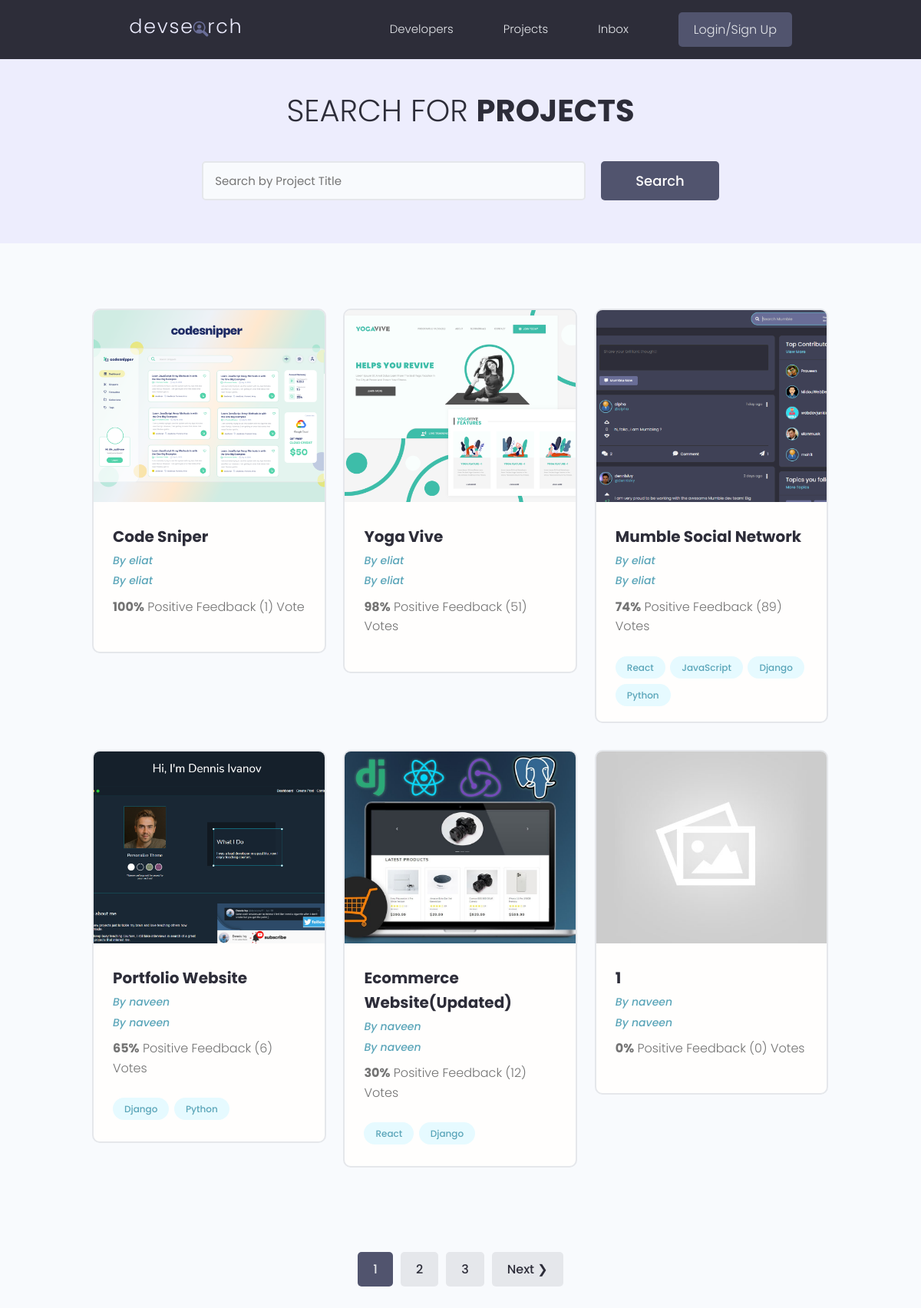
The page /projects/ on the database as committed earlier.
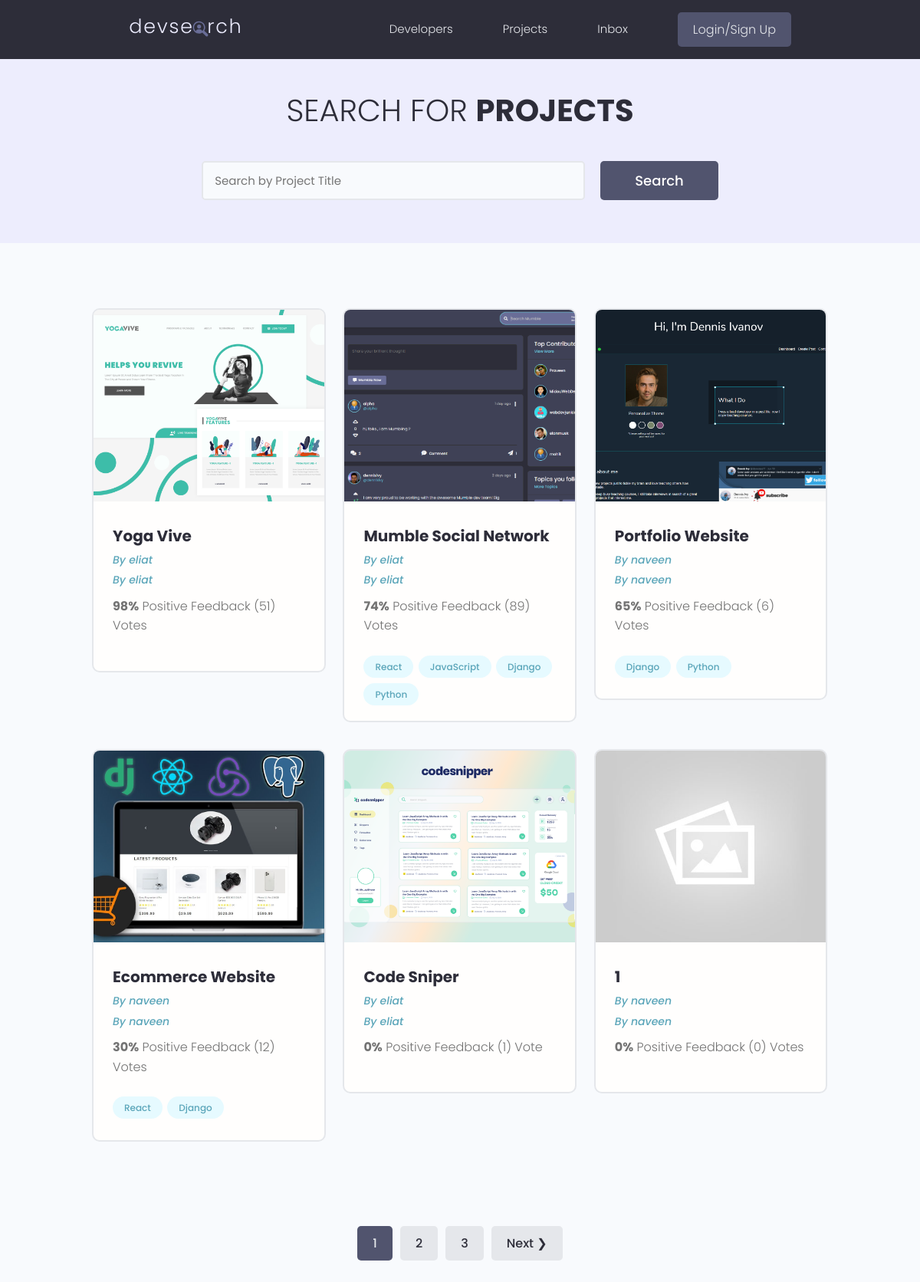
The same page on the database as committed later.
### projects/models.py (models this page shows, shortened)
class Project(models.Model):
    owner = models.ForeignKey(
        Profile, null=True, blank=True, on_delete=models.SET_NULL)
    title = models.CharField(max_length=200)
    description = models.TextField(null=True, blank=True)
    featured_image = models.ImageField(
        null=True, blank=True, default="default.jpg")
    demo_link = models.CharField(max_length=2000, null=True, blank=True)
    source_link = models.CharField(max_length=2000, null=True, blank=True)
    tags = models.ManyToManyField('Tag', blank=True)
    vote_total = models.IntegerField(default=0, null=True, blank=True)
    vote_ratio = models.IntegerField(default=0, null=True, blank=True)
    created = models.DateTimeField(auto_now_add=True)
    id = models.UUIDField(default=uuid.uuid4, unique=True,
                          primary_key=True, editable=False)
    class Meta:
        ordering = ['-vote_ratio', '-vote_total', 'title']

class Tag(models.Model):
    name = models.CharField(max_length=200)
    created = models.DateTimeField(auto_now_add=True)
    id = models.UUIDField(default=uuid.uuid4, unique=True,
                          primary_key=True, editable=False)
    def __str__(self):
        return self.name

### users/models.py (models this page shows, shortened)
class Profile(models.Model):
    user = models.OneToOneField(User, on_delete=models.CASCADE, null=True, blank=True)
    name = models.CharField(max_length=200, blank=True, null=True)
    email = models.EmailField(max_length=500, blank=True, null=True)
    username = models.CharField(max_length=200, blank=True, null=True)
    location = models.CharField(max_length=200, blank=True, null=True)
    short_intro = models.CharField(max_length=200, blank=True, null=True)
    bio = models.TextField(blank=True, null=True)
    profile_image = models.ImageField(blank=True, null=True, upload_to='profiles/', default='profiles/user-default.png')
    social_github = models.CharField(max_length=200, blank=True, null=True)
    social_twitter = models.CharField(max_length=200, blank=True, null=True)
    social_linkedin = models.CharField(max_length=200, blank=True, null=True)
    social_youtube = models.CharField(max_length=200, blank=True, null=True)
    social_website = models.CharField(max_length=200, blank=True, null=True)
    created = models.DateTimeField(auto_now_add=True)
    id = models.UUIDField(default=uuid.uuid4, unique=True, primary_key=True, editable=False)

### projects/views.py (the view)
# urls.py: path('projects/', include('projects.urls')),
def projects(request):
    projects, search_query = searchProjects(request)
    custom_range, projects = paginationProjects(request, projects, 6)
    context = {'projects': projects,
               'search_query': search_query, 'custom_range': custom_range}
    return render(request, 'projects/projects.html', context)

### projects/utils.py (called while the page is built)
def paginationProjects(request, projects, results):
    page = request.GET.get('page')
    paginator = Paginator(projects, results)
    try:
        projects = paginator.page(page)
    except PageNotAnInteger:
        page = 1
        projects = paginator.page(page)
    except EmptyPage:
        page = paginator.num_pages
        projects = paginator.page(page)
    leftIndex = (int(page) - 4)
    if leftIndex < 1:
        leftIndex = 1
    rightIndex = (int(page) + 5)
    if rightIndex > paginator.num_pages:
        rightIndex = paginator.num_pages + 1
    custom_range = range(leftIndex, rightIndex)
    return custom_range, projects

def searchProjects(request):
    search_query = ''
    if request.GET.get('search_query'):
        search_query = request.GET.get('search_query')
    tags = Tag.objects.filter(name__icontains=search_query)
    projects = Project.objects.distinct().filter(
        Q(title__icontains=search_query) |
        Q(description__icontains=search_query) |
        Q(owner__name__icontains=search_query) |
        Q(tags__in=tags)
    )
    return projects, search_query

### projects/templates/projects/projects.html (shortened to what this page needs)
{% extends 'main.html' %} {% block content %}
<main class="projects">
  <section class="hero-section text-center">
    <div class="container container--narrow">
      <div class="hero-section__box">
        <h2>Search for <span>Projects</span></h2>
      </div>
      <div class="hero-section__search">
        <form id="searchForm" class="form" action="{% url 'projects' %}" method="get">
          <div class="form__field">
            <input
              class="input input--text"
              id="formInput#search"
              type="text"
              name="search_query"
              placeholder="Search by Project Title"
              value="{{search_query}}"
            />
          </div>
          <input class="btn btn--sub btn--lg" type="submit" value="Search" />
        </form>
      </div>
    </div>
  </section>
  <section class="projectsList">
    <div class="container">
      <div class="grid grid--three">
        {% for project in projects %}
        <div class="column">
          <div class="card project">
            <a href="{% url 'project' project.id %}" class="project">
              <img
                class="project__thumbnail"
                src="{{project.featured_image.url}}"
                alt="project thumbnail"
              />
              <div class="card__body">
                <h3 class="project__title">{{project.title}}</h3>
                <p>
                  <a
                    class="project__author"
                    href="{% url 'user-profile' project.owner.id %}"
                    >By {{project.owner.name}}</a
                  >
                </p>
                <p>
                  <a
                    class="project__author"
                    href="{% url 'user-profile' project.owner.id %}"
                    >By {{project.owner.name}}</a
                  >
                </p>
                <p class="project--rating">
                  <span style="font-weight: bold">{{project.vote_ratio}}%</span>
                  Positive Feedback ({{project.vote_total}})
                  Vote{{project.vote_total|pluralize:"s"}}
                </p>
                <div class="project__tags">
                  {% for tag in project.tags.all %}
                  <span class="tag tag--pill tag--main">
                    <small>{{tag}}</small>
                  </span>
                  {% endfor %}
                </div>
              </div>
            </a>
          </div>
        </div>
        {% endfor %}
      </div>
    </div>
  </section>
  {% include 'pagination.html' with queryset=projects custom_range=custom_range %}
</main>
{% endblock content %}

### templates/main.html (shortened to what this page needs)
<!DOCTYPE html>
{% load static %}
<html>
<head>
    <link rel="stylesheet" href="https://cdn.iconmonstr.com/1.3.0/css/iconmonstr-iconic-font.min.css" />
    <link rel="stylesheet" href="{% static 'uikit/styles/uikit.css' %}" />
    <link rel="stylesheet" href="{% static 'styles/app.css' %}" />
</head>
<body>
    {% include 'navbar.html' %}
    {% block content %}
    {% endblock content %}
</body>
</html>

### templates/navbar.html (shortened to what this page needs)
{% load static %}
<header class="header">
    <div class="container container--narrow">
        <a href="{% url 'profiles' %}" class="header__logo">
            <img src="{% static 'images/logo.svg' %}" alt="DevSearch Logo" />
        </a>
        <nav class="header__nav">
            <ul class="header__menu">
                <li class="header__menuItem"><a href="{% url 'profiles' %}">Developers</a></li>
                <li class="header__menuItem"><a href="{% url 'projects' %}">Projects</a></li>
                <li class="header__menuItem"><a href="">Inbox</a></li>
                {% if request.user.is_authenticated %}
                <li class="header__menuItem"><a href="{% url 'account' %}">Account</a></li>
                <li class="header__menuItem"><a href="{% url 'logout' %}" class="btn btn--sub">Logout</a></li>
                {% else %}
                <li class="header__menuItem"><a href="{% url 'login' %}" class="btn btn--sub">Login/Sign Up</a></li>
                {% endif %}
            </ul>
        </nav>
    </div>
</header>

### templates/pagination.html (shortened to what this page needs)
{% if queryset.has_other_pages %}
<div class="pagination">
  <ul class="container">
     {% for page in custom_range %} {% if page == queryset.number %}
    <li>
      <a
        href="?page={{page}}"
        class="btn page-link btn--sub"
        data-page="{{page}}"
        >{{page}}</a
      >
    </li>
    {% else %}
    <li>
      <a href="?page={{page}}" class="btn page-link" data-page="{{page}}"
        >{{page}}</a
      >
    </li>
    {% endif %} {% endfor %} {% if queryset.has_next %}
    <li>
      <a
        href="?page={{queryset.next_page_number}}"
        class="btn page-link"
        data-page="{{queryset.next_page_number}}"
        >Next &#10095;</a
      >
    </li>
    {% endif %}
  </ul>
</div>
{% endif %}

### static/styles/app.css (style rules this page uses)
:root { --color-sub: #2d2d39; }
.btn--sub { background-color: var(--color-sub-light); }
.card { border: 2px solid var(--color-light); }
img { width: 100%; }
.header { position: sticky; z-index: 111; background-color: var(--color-sub); padding: 1.5rem 0; }
.header > .container { display: flex; justify-content: space-between; align-items: center; }
.header__logo > img { height: 3.8rem; }
.header__nav > ul { display: inline-flex; align-items: center; list-style: none; gap: 6.5rem; }
.header__menuItem > a { color: var(--color-light); font-weight: 300; }
.hero-section { height: 40vh; display: flex; align-items: center; background-color: var(--color-sub); }
.hero-section__box { margin-bottom: 4rem; }
.hero-section__box > h2, .hero-section__box > h2 > span { font-size: 4rem; color: var(--color-light); line-height: 1.3; text-transform: uppercase; }
.hero-section__box > h2 { font-weight: 300; }
.hero-section__box > h2 > span { font-weight: 700; }
.hero-section__search > .form { display: flex; align-items: center; justify-content: center; gap: 2rem; }
.hero-section__search > .form input.input--text { width: 50rem; }
.pagination { margin-top: 8rem; margin-bottom: 10rem; }
.pagination > ul { flex-wrap: wrap; list-style: none; display: flex; align-items: center; justify-content: center; gap: 1rem; }
.pagination .btn { color: var(--color-sub); }
.pagination .btn.btn--sub { color: var(--color-light); }
.project__author { font-size: 1.4rem; font-style: italic; }
.project--rating { margin-bottom: 1.6em; margin-top: .5em; }
.projects > .hero-section { background: var(--color-sub-lighter); height: 30vh; }
.projects .hero-section__box { margin-bottom: 2.5rem; }
.projects .hero-section__box > h2 { color: var(--color-sub); }
.projects .hero-section__box > h2 > span { font-weight: 700; color: var(--color-sub); }
.projectsList { margin-top: 8rem; }
.project__thumbnail { height: 25rem; object-fit: cover; object-position: top center; }
.project__title { font-size: 2rem; font-weight: 700; color: var(--color-sub); }

### static/uikit/styles/modules/_variables.css (style rules this page uses)
:root { --color-main: #5aa5b9; --color-main-light: #e6faff; --color-sub: #3f4156; --color-sub-light: #51546e; --color-sub-lighter: #ededfd; --color-text: #737373; --color-gray: #8b8b8b; --color-light: #e5e7eb; --color-light-gray: #767676; --color-bg: #f8fafd; --color-white: #fffefd; --color-white-light: #f3f3f3; --color-success: #359e64; --color-success-bg: #def8e8; --color-error: #fc4b0b; --color-error-bg: #fff2ee; --font-base: 'Poppins', arial, helvetica, 'Segoe UI', roboto, ubuntu, sans-serif; --font-monospace: 'Fira Code', 'Courier New', courier, monospace; --font-regular: 300; --font-medium: 500; --font-bold: 700; --generic-shadow: 1px 1px 5px #00000010; --generic-transition: all 0.3s ease-in-out; }

### static/uikit/styles/modules/_base.css (style rules this page uses)
* { margin: 0; padding: 0; box-sizing: border-box; text-rendering: optimizeLegibility; color: inherit; font-size: inherit; }
html { font-size: 50%; }
@media only screen and (min-width: 480px) { html { font-size: 56.25%; } }
@media only screen and (min-width: 1200px) { html { font-size: 62.5%; } }
body { line-height: 1.6; font-weight: 400; font-size: 1.5rem; color: var(--color-text); background-color: var(--color-bg); min-height: 100vh; }

### static/uikit/styles/modules/_typography.css (style rules this page uses)
* { font-family: var(--font-base); }
h2 { font-size: 3.6rem; font-weight: var(--font-bold); }
h3 { font-size: 3.2rem; font-weight: var(--font-medium); }
p, span, strong { font-size: 1.6rem; color: var(--color-text); font-weight: var(--font-regular); }
a { padding-bottom: 2px; text-decoration: none; display: inline-block; color: var(--color-main); font-weight: var(--font-medium); }

### static/uikit/styles/modules/_utilities.css (style rules this page uses)
.container { width: 92%; max-width: 165rem; margin: 0 auto; box-sizing: border-box; }
.container--narrow { width: 92%; max-width: 120rem; }
@media screen and (min-width: 1000px) { .container { width: 90%; } }
@media screen and (min-width: 1000px) { .container--narrow { width: 85%; } }
@media screen and (min-width: 1200px) { .container { width: 80%; } }
@media screen and (min-width: 1200px) { .container--narrow { width: 72%; } }
.text-center { text-align: center; }

### static/uikit/styles/modules/_card.css (style rules this page uses)
.card { border-radius: 1rem; background-color: var(--color-white); border: 1.5px solid var(--color-light); width: auto; height: auto; margin-top: 0.5rem; margin-bottom: 0.5rem; overflow: hidden; }
.card__body, .card__header { padding: 2rem 2.5rem; }

Rows that differ between the two databases and show on the page:
changed Project: title "Ecommerce Website(Updated)" → "Ecommerce Website"
changed Project "Code Sniper": vote_ratio "100" → "0"; moves down the list
